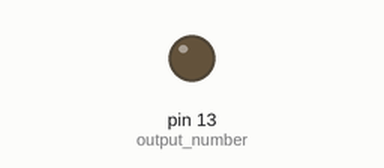
The sketch below on a simulated Arduino Uno, built with avr-gcc and run on an emulated ATmega328P. On the bench: output pins drawn as LEDs (lit = HIGH).

Above: at 1.7 s.
At 4.6 s:
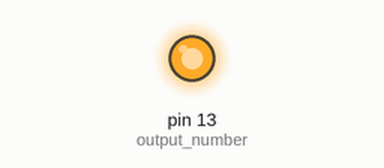
Timing chart, 0 to 10.7 s (numbered marks = the images above):
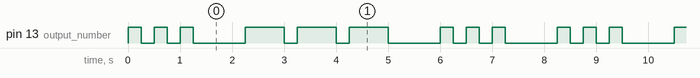

The sketch:

sos.ino
```cpp
int output_number = 13;

void signal_s(){
  digitalWrite(output_number, HIGH);
  delay(250);
  digitalWrite(output_number, LOW);
  delay(250);
  digitalWrite(output_number, HIGH);
  delay(250);
  digitalWrite(output_number, LOW);
  delay(250);
  digitalWrite(output_number, HIGH);
  delay(250);
  digitalWrite(output_number, LOW);

  delay(1000);
}

void signal_o(){
  digitalWrite(output_number, HIGH);
  delay(750);
  digitalWrite(output_number, LOW);
  delay(250);
  digitalWrite(output_number, HIGH);
  delay(750);
  digitalWrite(output_number, LOW);
  delay(250);
  digitalWrite(output_number, HIGH);
  delay(750);
  digitalWrite(output_number, LOW);

  delay(1000);
}

void setup() {
  // put your setup code here, to run once:
  pinMode(output_number, OUTPUT);
}

void loop() {
  signal_s();
  signal_o();
  signal_s();
}
```

Measured:
- by itself, pin 13 (output_number): repeats every 8.3 s: 2 × (LOW 0.25 s, HIGH 0.25 s), LOW 1.0 s, 2 × (HIGH 0.75 s, LOW 0.25 s), HIGH 0.75 s, LOW 1.0 s, 2 × (HIGH 0.25 s, LOW 0.25 s), HIGH 0.25 s, LOW 1.0 s, HIGH 0.25 s
- by itself, everything shown: repeats every 8.3 s, in 18 steps
